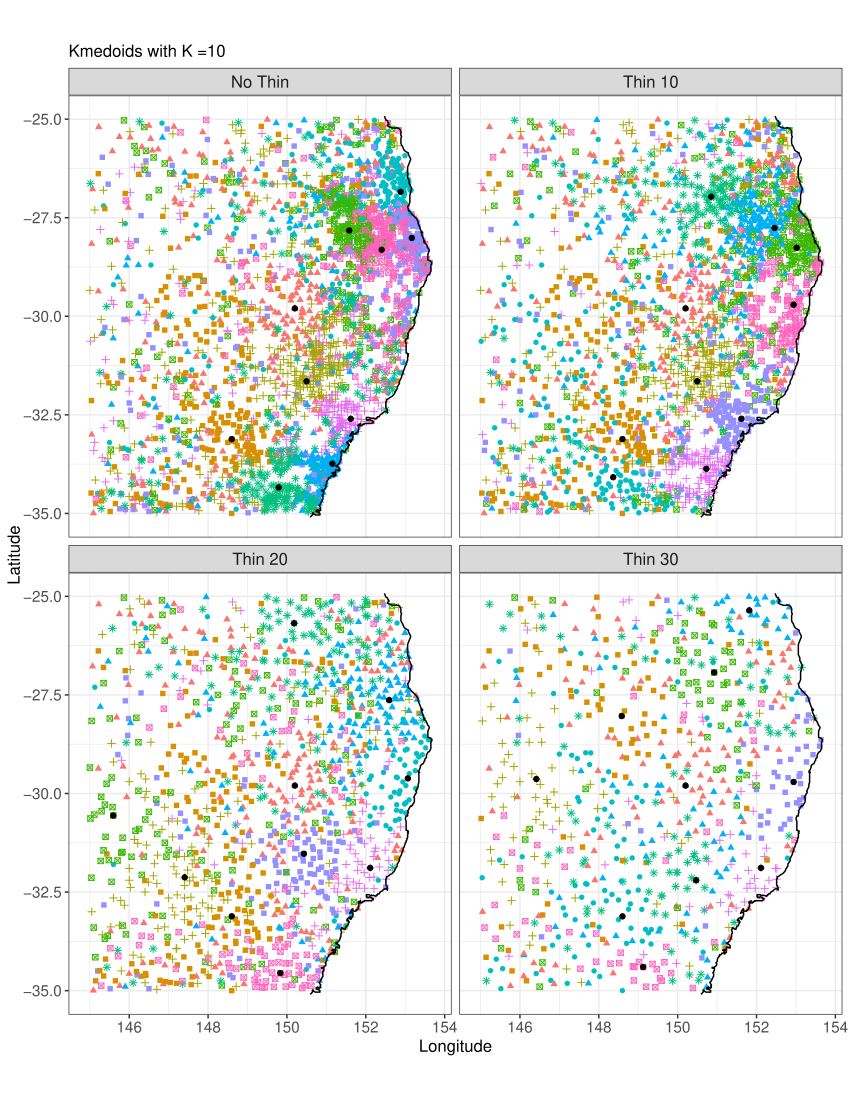

Reproduce this figure in R.
### Plot to compare distances
# File details
thesis_dir = "/Users/saundersk1/Dropbox/Hard Drive/Thesis/"
chap_dir = "chapters/06_cluster/sections/img/"
plot_dir = paste(thesis_dir, chap_dir, sep = "")
thin_medoids_plot = "thin_medoids_plot.pdf"
thin_hclust_plot = "thin_hclust_plot.pdf"
thin_medoids_path = paste(plot_dir, thin_medoids_plot, sep = "")
thin_hclust_path = paste(plot_dir, thin_hclust_plot, sep = "")

# --------------------------------------------------------
text.type.large <- element_text(size = 12)
text.type.small <- element_text(size = 11)
source("/Users/saundersk1/Dropbox/Hard Drive/R/2018/ChapterCluster/R/utils_dist.R")
source("/Users/saundersk1/Documents/Git/clusterExtremes/R/utils_fitting.R")
source("/Users/saundersk1/Documents/Git/clusterExtremes/R/utils_aus_outline.R")
# --------------------------------------------------------

### Get region coords and data

# inputs needed
ea_id = 3; #wa_k = 7
print("Warning: May need to update region_id if we update the clustering in the working directory!!!")
region_id = ea_id
working_dir = "/Users/saundersk1/Dropbox/Hard Drive/R/2018/ChapterCluster/"

# data read
fmado_data = readRDS(paste(working_dir, "Data/fmado_data.rds", sep = ""))
region_coords = readRDS(paste(working_dir, "Data/region_coords.rds", sep = ""))

# data processing
test_coords = do.call(rbind, region_coords) %>%
  filter(latitude > -35 & latitude < -25 & longitude > 145)
test_max = select(fmado_data, test_coords$id)
dim(test_max); dim(test_coords)

# --------------------------------------------------------

max_per_grid = 1
thin_dx = 0.1
thin_dy = 0.1

# thin the eastern australian cluster
print("Warning: Hard Coded grid")
x_range = range(test_coords$longitude)
y_range = range(test_coords$latitude)
grid = expand.grid(x =  seq(x_range[1], x_range[2], by = thin_dx),
                   y =  seq(y_range[1], y_range[2], by = thin_dy))

# plot(grid, pch = 3, cex = 0.2)
# points(test_coords$longitude, test_coords$latitude, cex = 0.5)

temp_coords = test_coords
keep_coords = NULL
for(i in 1:nrow(grid)){
  print(i)
  cell_coords <- filter(temp_coords,
                          longitude >= grid[i,1] &  longitude <= grid[i,1] + thin_dx &
                            latitude >= grid[i,2] &  latitude <= grid[i,2] + thin_dy)
    # points(cell_coords$longitude, cell_coords$latitude, cex = 0.5, col = "blue")

  if(nrow(cell_coords) == 0) next

  if(nrow(cell_coords) > max_per_grid){
      set.seed(1)
      row_samp = sample(1:nrow(cell_coords), max_per_grid)
      cell_coords = cell_coords[row_samp, ]
  }
  # points(cell_coords$longitude, cell_coords$latitude, cex = 0.5, col = "red")
  keep_coords = rbind(keep_coords, cell_coords)

}

test_coords_thin1 = filter(test_coords, id %in% keep_coords$id)

# --------------------------------------------------------

max_per_grid = 1
thin_dx = 0.2
thin_dy = 0.2

# thin the eastern australian cluster
print("Warning: Hard Coded grid")
x_range = range(test_coords$longitude)
y_range = range(test_coords$latitude)
grid = expand.grid(x =  seq(x_range[1], x_range[2], by = thin_dx),
                   y =  seq(y_range[1], y_range[2], by = thin_dy))

# plot(grid, pch = 3, cex = 0.2)
# points(test_coords$longitude, test_coords$latitude, cex = 0.5)

temp_coords = test_coords
keep_coords = NULL
for(i in 1:nrow(grid)){
  print(i)
  cell_coords <- filter(temp_coords,
                        longitude >= grid[i,1] &  longitude <= grid[i,1] + thin_dx &
                          latitude >= grid[i,2] &  latitude <= grid[i,2] + thin_dy)
  # points(cell_coords$longitude, cell_coords$latitude, cex = 0.5, col = "blue")

  if(nrow(cell_coords) == 0) next

  if(nrow(cell_coords) > max_per_grid){
    set.seed(1)
    row_samp = sample(1:nrow(cell_coords), max_per_grid)
    cell_coords = cell_coords[row_samp, ]
  }
  # points(cell_coords$longitude, cell_coords$latitude, cex = 0.5, col = "red")
  keep_coords = rbind(keep_coords, cell_coords)

}

test_coords_thin2 = filter(test_coords, id %in% keep_coords$id)

# --------------------------------------------------------

max_per_grid = 1
thin_dx = 0.3
thin_dy = 0.3

# thin the eastern australian cluster
print("Warning: Hard Coded grid")
x_range = range(test_coords$longitude)
y_range = range(test_coords$latitude)
grid = expand.grid(x =  seq(x_range[1], x_range[2], by = thin_dx),
                   y =  seq(y_range[1], y_range[2], by = thin_dy))

# plot(grid, pch = 3, cex = 0.2)
# points(test_coords$longitude, test_coords$latitude, cex = 0.5)

temp_coords = test_coords
keep_coords = NULL
for(i in 1:nrow(grid)){
  print(i)
  cell_coords <- filter(temp_coords,
                        longitude >= grid[i,1] &  longitude <= grid[i,1] + thin_dx &
                          latitude >= grid[i,2] &  latitude <= grid[i,2] + thin_dy)
  # points(cell_coords$longitude, cell_coords$latitude, cex = 0.5, col = "blue")

  if(nrow(cell_coords) == 0) next

  if(nrow(cell_coords) > max_per_grid){
    set.seed(1)
    row_samp = sample(1:nrow(cell_coords), max_per_grid)
    cell_coords = cell_coords[row_samp, ]
  }
  # points(cell_coords$longitude, cell_coords$latitude, cex = 0.5, col = "red")
  keep_coords = rbind(keep_coords, cell_coords)

}

test_coords_thin3 = filter(test_coords, id %in% keep_coords$id)

# --------------------------------------------------------

#### For distance interpolation

# Inputs
min_common_years = 20
max_euclid = 1
coord_list = list(test_coords, test_coords_thin1, test_coords_thin2, test_coords_thin3)
len = length(coord_list)
DD_list = vector("list", len)
for(i in 1:len){

  coords = coord_list[[i]]
  x = test_max %>% select(coords$id)

# update fmado distances for clustering
DD_fmado <- get_fmado_dist(x)

# cap the maximum fmado distances
DD_fmado_cap <- cap_fmado_dist(DD_fmado)

# count the overlapping observations between pairs
DD_common <- get_num_common_obs(x)

# if overlapping observations are too few, set to NA
DD_fmado_min <- apply_min_obs(DD_fmado = DD_fmado_cap,
                              DD_common, min_common_years)

# get euclid for the region
DD_euclid = dist(coords %>% select(-id), diag = TRUE, upper = TRUE)

# restrict the range of distances to the theoretical range
DD_fmado_range <- range_infill_missing_fmado(DD_euclid = DD_euclid,
                                             DD_fmado = DD_fmado_min, max_euclid)

DD_fmado_infill <- DD_fmado_range

DD_fmado_all <- crude_infill_missing_fmado(DD_euclid = DD_euclid,
                                           DD_fmado = DD_fmado_infill,
                                           max_euclid)

DD_list[[i]] = DD_fmado_all

}

# --------------------------------------------------------

## Clustering
cluster_method = "Kmedoids" #"Hierarchical"
k = 10
cluster_list = vector("list", 4)
for(i in 1:4){
  cluster_list[[i]] = pam(DD_list[[i]], k = k, diss = TRUE, medoids = NULL)
}

# --------------------------------------------------------

# Tidy for plot
plot_list <- vector("list", 4)
thin_name = c("No Thin", "Thin 10", "Thin 20", "Thin 30")
for(i in 1:4){
  df = data.frame(coord_list[[i]], cluster_id = cluster_list[[i]]$clustering) %>%
    mutate(medoid = "") %>%
    mutate(distance_type = thin_name[i])
  df$medoid[cluster_list[[i]]$medoids] = "M"
  plot_list[[i]] = df
}
plot_df = do.call(rbind, plot_list)

# --------------------------------------------------------

plot_coords <- plot_df
medoid_coords <- plot_coords %>% filter(medoid == "M")
mainland_df <- utils_mainland()
tas_df <- utils_tasmania()
plot_title = paste(cluster_method, " with K =", k, sep ="")

cluster_plot <- ggplot() +
  geom_point(data = plot_coords,
             aes(x = longitude, y = latitude,
                 col = as.factor(cluster_id),
                 shape = as.factor(cluster_id%%6),
                 group = distance_type)) +
  geom_point(data = medoid_coords, aes(x = longitude, y = latitude,
                                       group = distance_type)) +
  coord_fixed() +
  facet_wrap(~distance_type, ncol = 2) +
  geom_path(data = mainland_df, aes(x = Long, y = Lat)) +
  geom_path(data = tas_df, aes(x = Long, y = Lat)) +
  scale_x_continuous(limits = range(plot_coords$longitude) + c(-0.1, 0.1)) +
  scale_y_continuous(limits = range(plot_coords$latitude) + c(-0.1, 0.1)) +
  theme_bw() +
  xlab("Longitude") +
  ylab("Latitude") +
  ggtitle(plot_title) +
  theme(legend.position = "none",
        legend.text = text.type.small,
        strip.text.x = text.type.large,
        axis.text = text.type.small,
        plot.title = text.type.large,
        axis.title = text.type.large)

cluster_plot

# --------------------------------------------------------

## Clustering
cluster_method = "Hierarchical"
linkage_method = "average"
k = 10
hcluster_list = vector("list", 4)
for(i in 1:4){
  hclusters = hclust(DD_list[[i]], method = linkage_method)
  # plot(hclusters)
  hcluster_list[[i]] = cutree(hclusters, h = 0.15) #k = k)
}

# --------------------------------------------------------

# Tidy for plot
hplot_list <- vector("list", 4)
thin_name = c("No Thin", "Thin 10", "Thin 20", "Thin 30")
for(i in 1:4){
  df = data.frame(coord_list[[i]], cluster_id = hcluster_list[[i]]) %>%
    mutate(distance_type = thin_name[i])
  hplot_list[[i]] = df
}
hplot_df = do.call(rbind, hplot_list)

# --------------------------------------------------------

hplot_coords <- hplot_df
mainland_df <- utils_mainland()
tas_df <- utils_tasmania()
hplot_title = paste(cluster_method, " with K =", k, " and linkage ", linkage_method, sep ="")

hcluster_plot <- ggplot() +
  geom_point(data = hplot_coords,
             aes(x = longitude, y = latitude,
                 col = as.factor(cluster_id),
                 shape = as.factor(cluster_id%%6),
                 group = distance_type)) +
  # geom_point(data = medoid_coords, aes(x = longitude, y = latitude,
  #                                      group = distance_type)) +
  coord_fixed() +
  facet_wrap(~distance_type, ncol = 2) +
  geom_path(data = mainland_df, aes(x = Long, y = Lat)) +
  geom_path(data = tas_df, aes(x = Long, y = Lat)) +
  scale_x_continuous(limits = range(hplot_coords$longitude) + c(-0.1, 0.1)) +
  scale_y_continuous(limits = range(hplot_coords$latitude) + c(-0.1, 0.1)) +
  theme_bw() +
  xlab("Longitude") +
  ylab("Latitude") +
  ggtitle(hplot_title) +
  theme(legend.position = "none",
        legend.text = text.type.small,
        strip.text.x = text.type.large,
        axis.text = text.type.small,
        plot.title = text.type.large,
        axis.title = text.type.large)

hcluster_plot

# --------------------------------------------------------
#
# # save out the plots
# pdf(file = thin_medoids_path, width = 5, height = 5)
# cluster_plot
# dev.off()
#
# pdf(file = thin_hclust_path, width = 5, height = 5)
# hcluster_plot
# dev.off()

# --------------------------------------------------------
